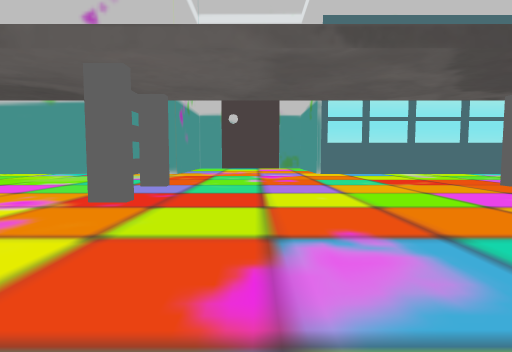
view 1 (above)

17 first-person views from a walk through a 3-D level made in the Unity game engine. The camera is 1.3 m above the floor, tilts 4° down and sees 80° across. The floor is counted in squares, 1.5 m on a side. Each view is taken from the middle of a square. On the plan, view 1 faces up. The plan holds only what a view shows up to about 11 squares ahead; the rest is blank. The place goes on beyond the plan. The player is left out. Some animated figures are not drawn.

view 2
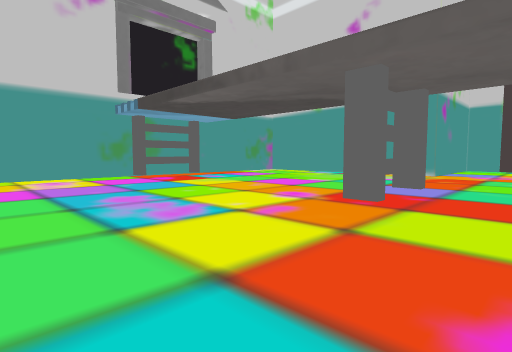

view 3
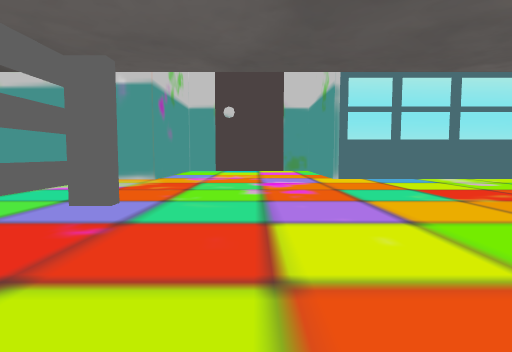

view 4
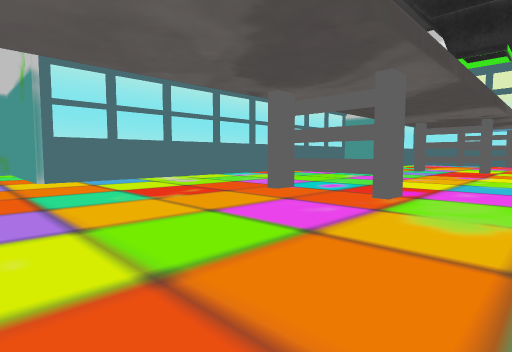

view 5
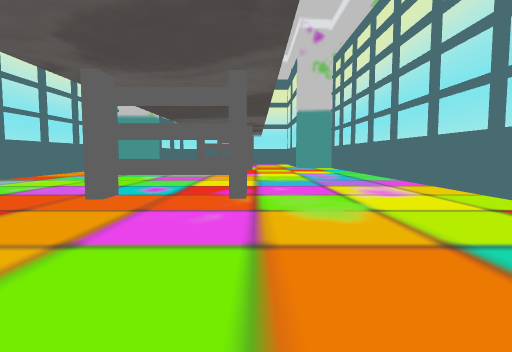

view 6
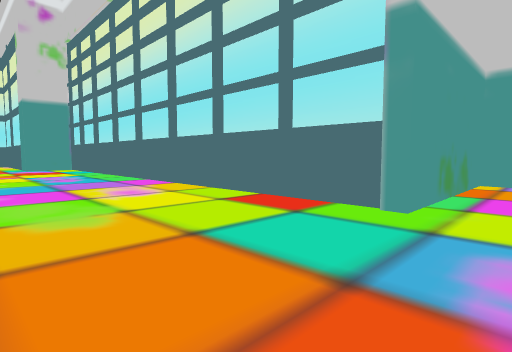

view 7
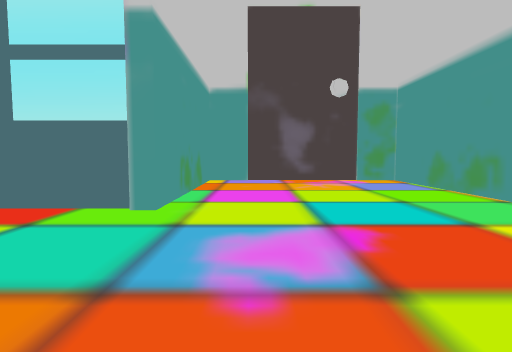

view 8
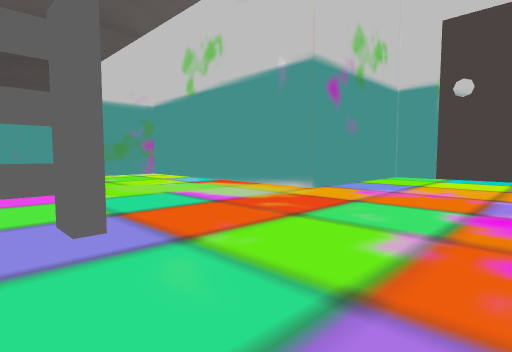

view 9
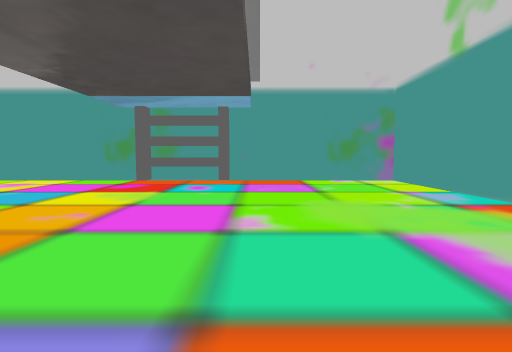

view 10
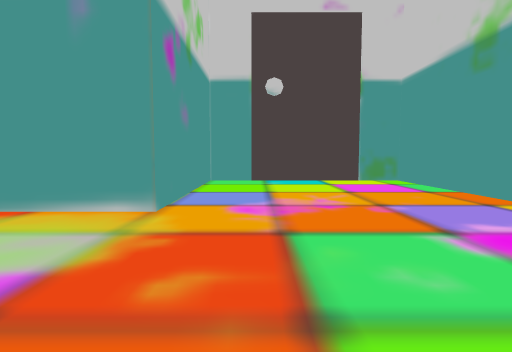

view 11
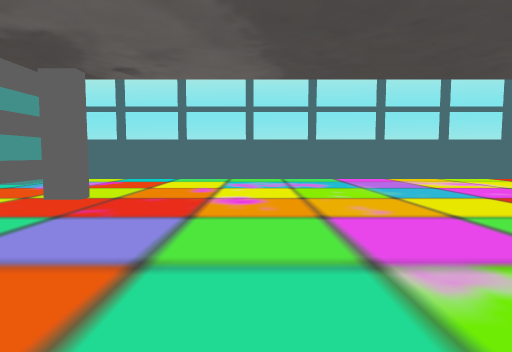

view 12
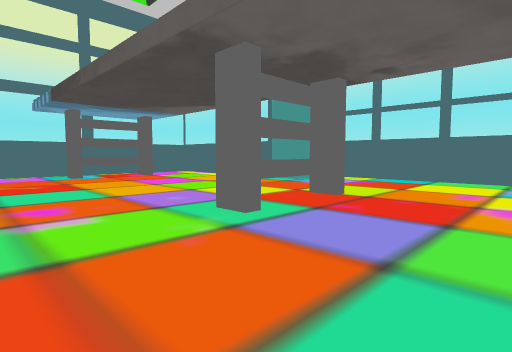

view 13
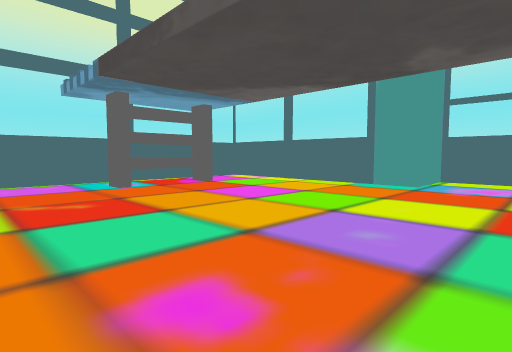

view 14
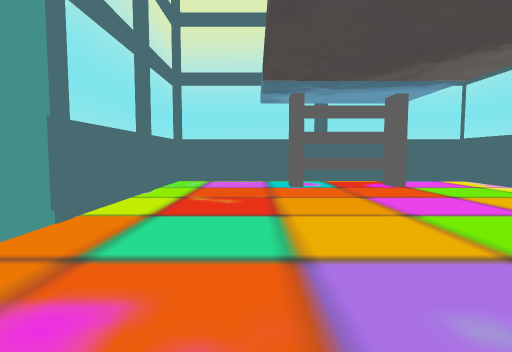

view 15
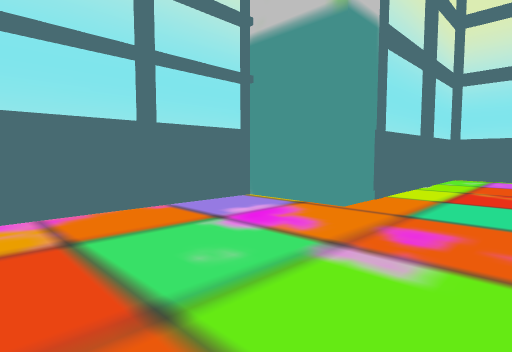

view 16
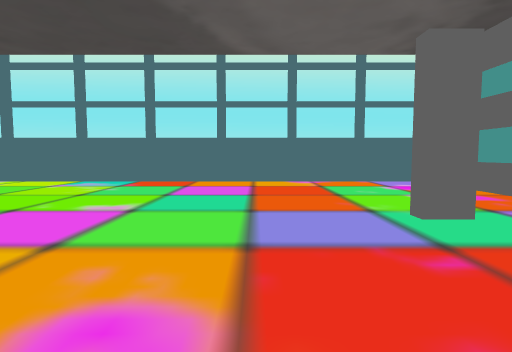

view 17
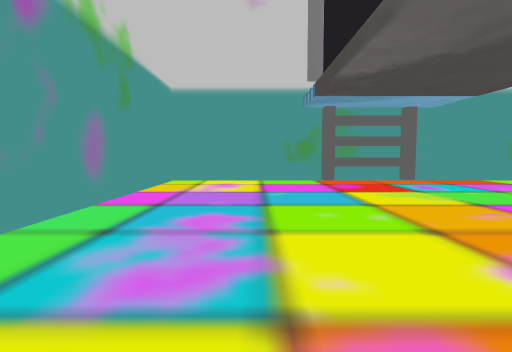

### Floor plan
Key: @ floor where view 1 was taken; # wall or solid block; . floor; T thing the floor can be seen under or through.
Columns run from 12 left of view 1 to 28 right of it. Each row starts with its distance up from view 1.
 19         ########
 18         #......#
 17         #......#
 16         #......#
 15         #......#
 14 #########......###################
 13 #................................#
 12 #................................########
 11 #.......................................#
 10 #.......................................#
  9 #.......................................#
  8 #..................T..................#.#
  7 #........#.........T..........T.......#.#
  6 #........#.........T.........T........#.#
  5 #.......................................#
  4 #.......................................#
  3 #.......................................#
  2 #................................########
  1 #................................#
  0 ######## ...@..###################
 -1         #......#
 -2         #......#
 -3         #......#
 -4         #......#
 -5         ##....##
 -6          ######

Positions as (right, up) in squares from view 1, and headings:
1: (0, 0), facing up
2: (0, 0), facing up-left
3: (0, 3), facing up
4: (1, 3), facing up-right
5: (1, 5), facing right
6: (1, 5), facing down-right
7: (1, 5), facing down
8: (1, 7), facing up-left
9: (-2, 9), facing left
10: (-2, 9), facing up
11: (14, 11), facing down
12: (14, 11), facing down-right
13: (18, 11), facing down-right
14: (18, 9), facing right
15: (16, 9), facing up-right
16: (15, 4), facing up
17: (-2, 3), facing left
